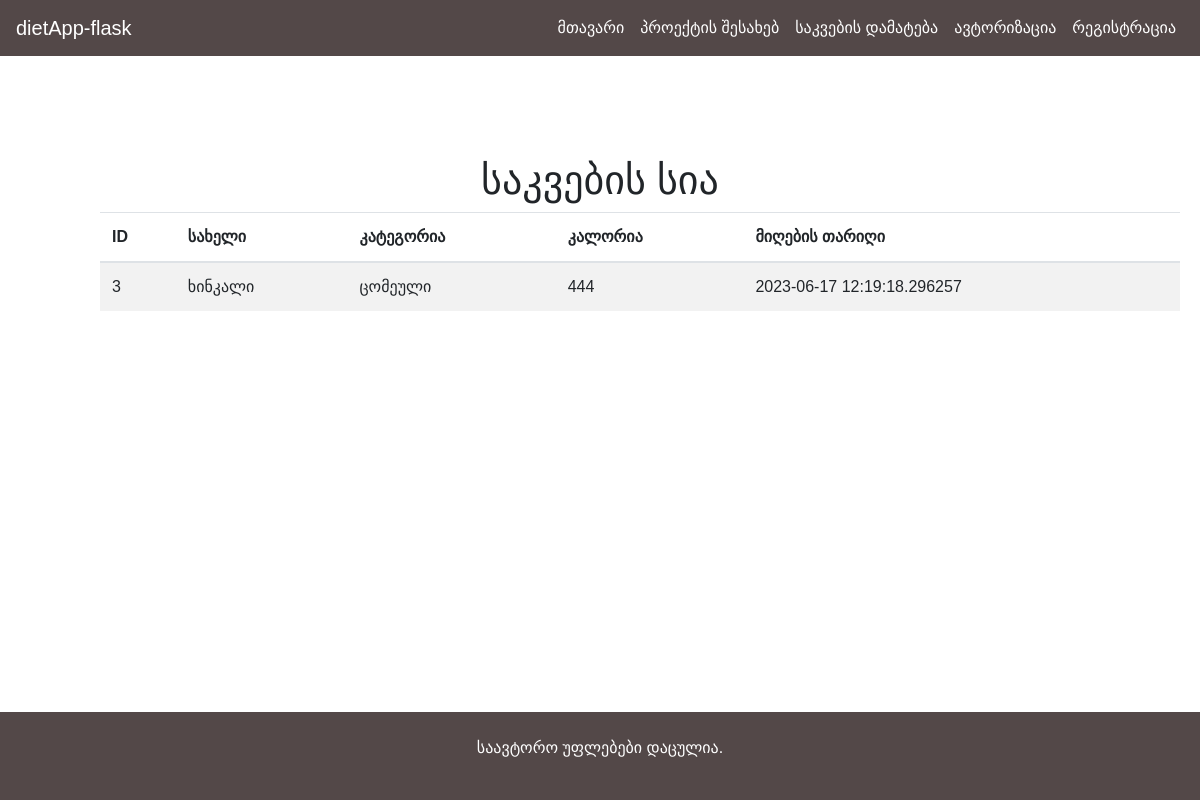
The app's page /food/3 with its own data.
### app.py (models this page shows)
class Food(db.Model):
    id = db.Column(db.Integer, primary_key=True)
    name = db.Column(db.String(100), nullable=False)
    category = db.Column(db.String(50), nullable=False)
    calorie = db.Column(db.Integer, nullable=False)
    date_of_reception = db.Column(db.DateTime, nullable=False, default=datetime.now())

### app.py (the view)
@app.route('/food/<int:food_id>', methods = ["GET"])
def view_food(food_id):
    food = Food.query.get_or_404(food_id)
    return render_template('food.html', food=food)

### templates/food.html
{% extends "base.html" %}
{% block content %}
<h1 style="margin-top: 100px; text-align: center;">საკვების სია</h1>
<table class="table table-striped" style="width: 90%; margin-left: 100px;">
    <thead>
        <tr>
            <th>ID</th>
            <th>სახელი</th>
            <th>კატეგორია</th>
            <th>კალორია</th>
            <th>მიღების თარიღი</th>
        </tr>
    </thead>
    <tbody>
            <tr>
                <td>{{food.id}}</td>
                <td>{{ food.name }}</td>
                <td>{{ food.category }}</td>
                <td>{{ food.calorie }}</td>
                <td>{{ food.date_of_reception }}</td>
            </tr>
    </tbody>
</table>
{% endblock %}

### static/styles.css (style rules this page uses)
html, body { height: 100%; margin: 0; }
body { display: flex; flex-direction: column; }

### templates/base.html (style rules this page uses)
* { font-family: "BPG Mrgvlovani Caps", sans-serif !important; }

### records on screen
Food: id "3", name "ხინკალი", category "ცომეული", calorie "444", date_of_reception "2023-06-17 12:19:18.296257"
